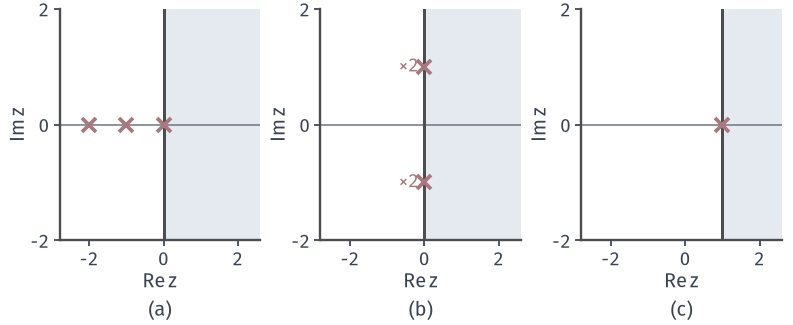

Write the Python code that produced this figure.
from pathlib import Path
import sys
ROOT = next(p for p in Path(__file__).resolve().parents if (p/'build.sh').is_file() and (p/'tex/book.tex').is_file())
sys.path.insert(0, str(ROOT/'figures/06-differential-equations/01-ordinary-differential-equations/matplotlib/lde-common'))
from lde_common import *
HERE = Path(__file__).resolve().parent
# 目标：三个像函数的极点与收敛半平面：运行例、共振例、增长指数。
fig, axes = figure(width_mm=112, height_mm=46, ncols=3)
panel(fig, .075, .985, .97, .26, .3)
data = (([0, -1, -2], [0, 0, 0], 0, ['', '', '']), ([0, 0], [1, -1], 0, ['$\\times 2$', '$\\times 2$']), ([1], [0], 1, ['']))
for ax, (re, im, c, labs) in zip(axes, data):
    ax.axvspan(c, 2.6, color=BLUE_FILL, lw=0, zorder=0)
    ax.axvline(c, color=STROKE, lw=1.2, zorder=2)
    ax.axhline(0, color=MUTED, lw=.6, zorder=1)
    ax.plot(re, im, 'x', ms=5.5, mew=1.5, color=RED, zorder=5)
    for x, y, s in zip(re, im, labs):
        if s:
            ax.text(x-.15, y, s, ha='right', va='center', color=RED, fontsize=7.5)
    ax.set_xlim(-2.8, 2.6); ax.set_ylim(-2, 2); ax.set_xticks([-2, 0, 2]); ax.set_yticks([-2, 0, 2]); label(ax, '$\\mathrm{Re}\\,z$', '$\\mathrm{Im}\\,z$')
tags(fig, axes)
save(fig, HERE, 'figure', {'a': 'poles 0,-1,-2', 'b': 'double poles +-i', 'c': 'pole 1'})
